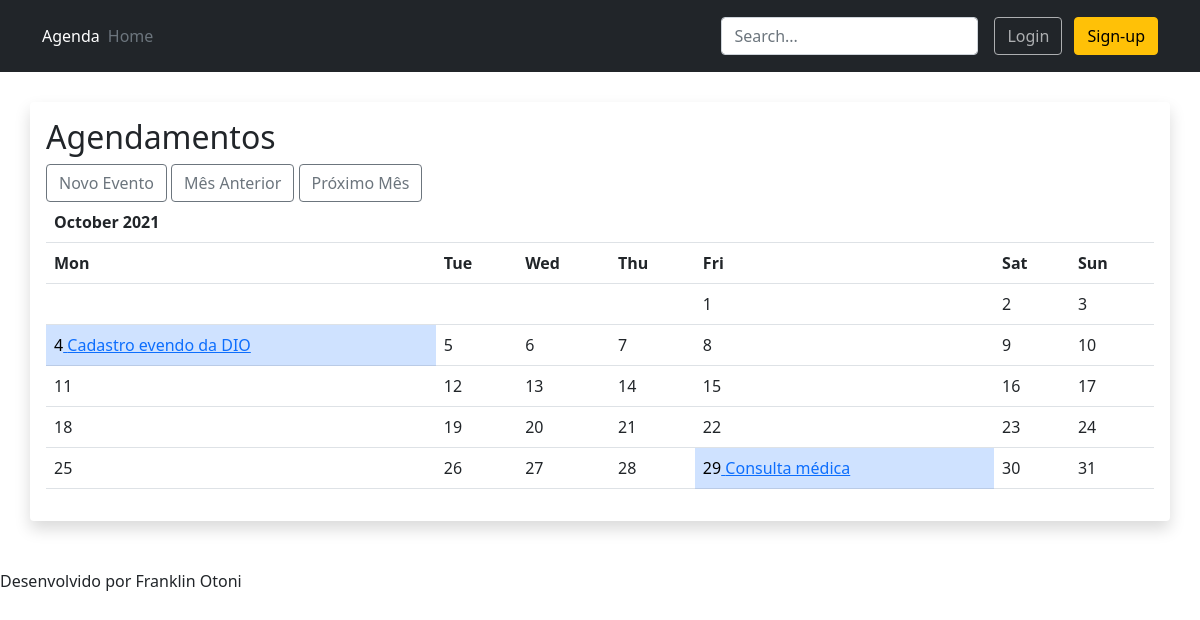
The page /agenda/ (signed in) on the database as committed earlier.
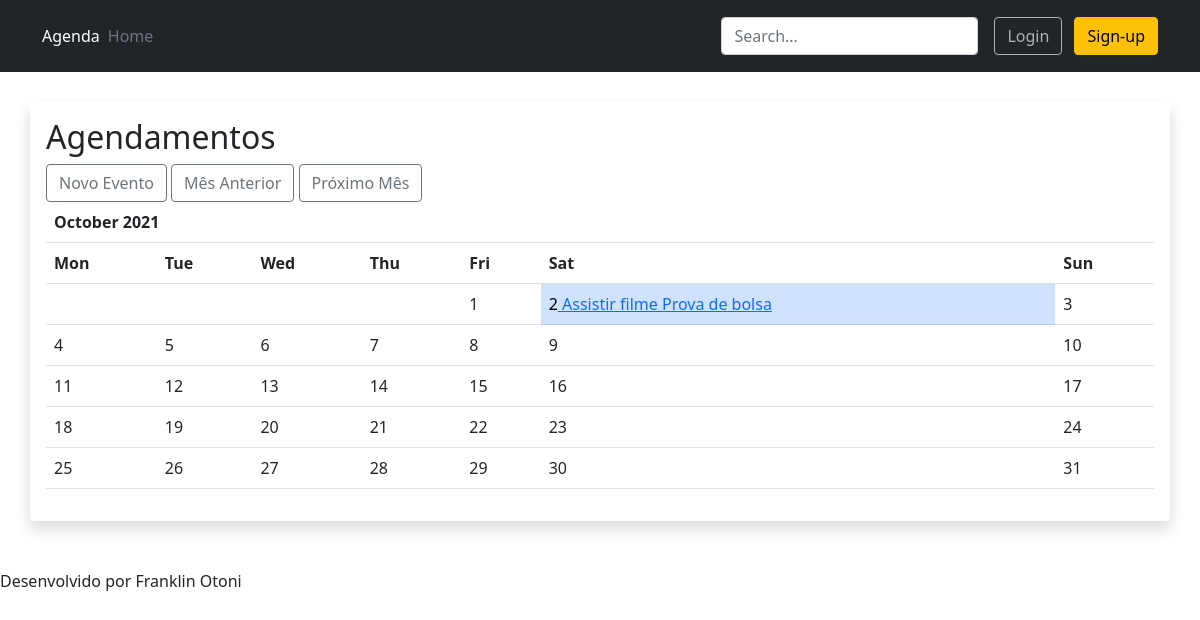
The same page on the database as committed later.
### core/models.py (models this page shows, shortened)
class Evento(models.Model):
    titulo = models.CharField(max_length=100)
    descricao = models.TextField(blank=True, null=True)
    local = models.TextField(max_length=120, blank=True, null=True)
    data_evento = models.DateTimeField(verbose_name="Data do Evento")
    data_criacao = models.DateTimeField(auto_now=True)
    usuario = models.ForeignKey(User, on_delete=models.CASCADE)
    class Meta:
        db_table = 'evento'
    def get_data_evento(self):
        return self.data_evento.strftime('%d/%m/%Y %H:%M')
    def get_evento_atrasado(self):
        if self.data_evento < datetime.now():
            return True
        else:
            return False

### core/views.py (the view)
# urls.py: path('agenda/',views.lista_eventos),
@login_required(login_url='/login/')
def lista_eventos(request):
    year = request.GET.get('year')
    month = request.GET.get('month')
    if year:
        current_year = int(year)
        current_month =int(month)
    else:
        now = datetime.now()
        current_year = now.year
        current_month = now.month
    n_cal = datetime(current_year,current_month,1)
    p_cal = n_cal - timedelta(days=3)
    n_cal = n_cal + timedelta(days=35)
    n_cal = 'year='+str(n_cal.year) + '&month=' + str(n_cal.month)
    p_cal = 'year='+str(p_cal.year) + '&month=' + str(p_cal.month)
    usuario = request.user
    data_atual = datetime.now() -timedelta(hours=10)
    evento = Evento.objects.filter(usuario=usuario,
                                   data_evento__month=current_month)
    dados = {'eventos':evento}
    cal = HTMLCalendar().formatmonth(current_year, current_month)
    cal = cal.replace('<table border="0" cellpadding="0" cellspacing="0" class="month">','<table border="0" cellpadding="0" cellspacing="0" class="table month">')
    for x in evento:
        dt_evento = int(x.data_evento.strftime('%d'))
        dt_evento = '">' + str(dt_evento) + '<'
        alteracao = ' table-primary'+dt_evento + 'a href="evento/?id='+ str(x.id) + '"> '+ x.titulo + '</a><'
        cal=cal.replace(dt_evento, alteracao)
    dados['calendar'] = cal
    dados['pcal'] = p_cal
    dados['ncal'] = n_cal
    return render(request, 'agenda.html', dados )

### templates/agenda.html
{% extends "model-page.html" %}
{% block content %}
<div class="agenda-wrapper" style="padding-top: 30px;">
    <div class="container shadow p-3 mb-5 bg-body rounded">
        <h2>Agendamentos</h2>
        <a class="btn btn-outline-secondary" href="evento/"> Novo Evento </a>
        <a class="btn btn-outline-secondary left" href="?{{pcal}}" > Mês Anterior </a>
	    <a class="btn btn-outline-secondary right" href="?{{ncal}}"> Próximo Mês </a>
        {{calendar | safe}}
    </div>
</div>
{% endblock %}

### templates/model-page.html (shortened to what this page needs)
{% load static %}
<!DOCTYPE html>
<html lang="pt-br">
<head>
    {% load static %}
    <link rel="stylesheet" href="{% static 'agenda/css/style.css' %}">
    <link rel="stylesheet" href="{% static 'agenda/css/bootstrap.min.css' %}">
</head>
<body>
    <header class="p-3 bg-dark text-white">
        <div class="container">
            <div class="d-flex flex-wrap align-items-center justify-content-center justify-content-lg-start">
                <a href="/" class="d-flex align-items-center mb-2 mb-lg-0 text-white text-decoration-none">
                   Agenda
                </a>
                <ul class="nav col-12 col-lg-auto me-lg-auto mb-2 justify-content-center mb-md-0">
                    <li><a href="#" class="nav-link px-2 text-secondary">Home</a></li>
                </ul>
                <form class="col-12 col-lg-auto mb-3 mb-lg-0 me-lg-3">
                    <input type="search" class="form-control form-control-dark" placeholder="Search..." aria-label="Search">
                </form>
                <div class="text-end">
                    <button type="button" class="btn btn-outline-light me-2" disabled>Login</button>
                    <a href="/logout">
                        <button type="button" class="btn btn-warning">Sign-up</button>
                    </a>
                </div>
            </div>
        </div>
    </header>
    {% block content %} {% endblock %}
    {% include "model-footer.html" %}
</body>
</html>

### templates/model-header.html (shortened to what this page needs)
    {% load static %}

### templates/model-footer.html
<p>Desenvolvido por Franklin Otoni</p>

### static/agenda/css/style.css (style rules this page uses)
body { margin:0; color:#6a6f8c; background: rgba(240, 240, 240); font:600 16px/18px 'Open Sans',sans-serif; }
*,:after,:before { box-sizing:border-box }
a { color:inherit;text-decoration:none }

Rows that differ between the two databases and show on the page:
removed Evento: titulo "October 2021 Mon Tue Wed Thu Fri Sat Sun 1 2 3 4 Cadastro evendo da DIO 5 6 7 8 9 10 11 12 13 14 15 16 17 18 19 20 21 22 23 24 25 26 27 28 29 Consulta médica 30 31"
added Evento: titulo "October 2021 Mon Tue Wed Thu Fri Sat Sun 1 2 Assistir filme Prova de bolsa 3 4 5 6 7 8 9 10 11 12 13 14 15 16 17 18 19 20 21 22 23 24 25 26 27 28 29 30 31"
